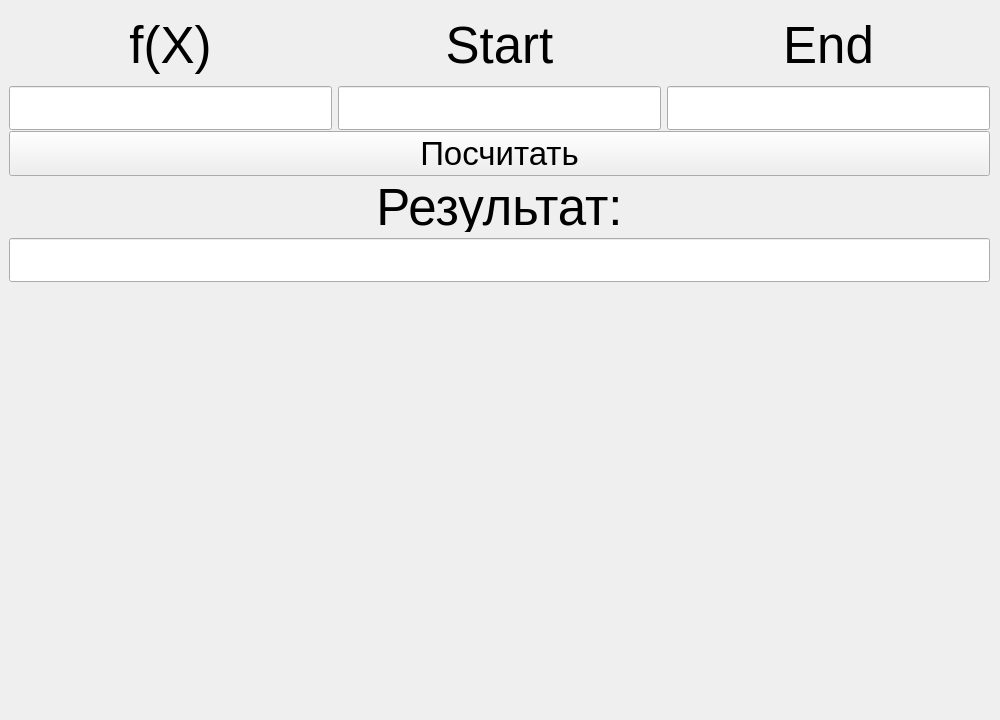
<?xml version="1.0" encoding="UTF-8"?>
<ui version="4.0">
 <class>MyWindow</class>
 <widget class="QMainWindow" name="MyWindow">
  <property name="enabled">
   <bool>true</bool>
  </property>
  <property name="geometry">
   <rect>
    <x>0</x>
    <y>0</y>
    <width>1000</width>
    <height>720</height>
   </rect>
  </property>
  <property name="minimumSize">
   <size>
    <width>1000</width>
    <height>720</height>
   </size>
  </property>
  <property name="maximumSize">
   <size>
    <width>1000</width>
    <height>720</height>
   </size>
  </property>
  <property name="windowTitle">
   <string>MyWindow</string>
  </property>
  <widget class="QWidget" name="centralwidget">
   <widget class="QWidget" name="verticalLayoutWidget">
    <property name="geometry">
     <rect>
      <x>10</x>
      <y>290</y>
      <width>981</width>
      <height>351</height>
     </rect>
    </property>
    <layout class="QVBoxLayout" name="plot_layout"/>
   </widget>
   <widget class="QWidget" name="gridLayoutWidget">
    <property name="geometry">
     <rect>
      <x>9</x>
      <y>9</y>
      <width>981</width>
      <height>121</height>
     </rect>
    </property>
    <layout class="QGridLayout" name="gridLayout">
     <item row="1" column="1">
      <widget class="QLineEdit" name="start_input">
       <property name="font">
        <font>
         <pointsize>24</pointsize>
        </font>
       </property>
      </widget>
     </item>
     <item row="1" column="0">
      <widget class="QLineEdit" name="f_input">
       <property name="font">
        <font>
         <pointsize>24</pointsize>
        </font>
       </property>
      </widget>
     </item>
     <item row="0" column="1">
      <widget class="QLabel" name="label_2">
       <property name="font">
        <font>
         <pointsize>38</pointsize>
        </font>
       </property>
       <property name="text">
        <string>Start</string>
       </property>
       <property name="alignment">
        <set>Qt::AlignCenter</set>
       </property>
      </widget>
     </item>
     <item row="0" column="2">
      <widget class="QLabel" name="label_3">
       <property name="font">
        <font>
         <pointsize>38</pointsize>
        </font>
       </property>
       <property name="text">
        <string>End</string>
       </property>
       <property name="alignment">
        <set>Qt::AlignCenter</set>
       </property>
      </widget>
     </item>
     <item row="1" column="2">
      <widget class="QLineEdit" name="end_input">
       <property name="font">
        <font>
         <pointsize>24</pointsize>
        </font>
       </property>
      </widget>
     </item>
     <item row="0" column="0">
      <widget class="QLabel" name="label">
       <property name="font">
        <font>
         <pointsize>38</pointsize>
        </font>
       </property>
       <property name="text">
        <string>f(X)</string>
       </property>
       <property name="alignment">
        <set>Qt::AlignCenter</set>
       </property>
      </widget>
     </item>
    </layout>
   </widget>
   <widget class="QWidget" name="verticalLayoutWidget_2">
    <property name="geometry">
     <rect>
      <x>9</x>
      <y>131</y>
      <width>981</width>
      <height>151</height>
     </rect>
    </property>
    <layout class="QVBoxLayout" name="verticalLayout">
     <item>
      <widget class="QPushButton" name="start_btn">
       <property name="font">
        <font>
         <pointsize>25</pointsize>
        </font>
       </property>
       <property name="text">
        <string>Посчитать</string>
       </property>
      </widget>
     </item>
     <item>
      <widget class="QLabel" name="label_4">
       <property name="font">
        <font>
         <pointsize>38</pointsize>
        </font>
       </property>
       <property name="text">
        <string>Результат:</string>
       </property>
       <property name="alignment">
        <set>Qt::AlignCenter</set>
       </property>
      </widget>
     </item>
     <item>
      <widget class="QLineEdit" name="result_output">
       <property name="font">
        <font>
         <pointsize>24</pointsize>
        </font>
       </property>
       <property name="readOnly">
        <bool>true</bool>
       </property>
      </widget>
     </item>
    </layout>
   </widget>
  </widget>
  <widget class="QMenuBar" name="menubar">
   <property name="geometry">
    <rect>
     <x>0</x>
     <y>0</y>
     <width>1000</width>
     <height>37</height>
    </rect>
   </property>
  </widget>
 </widget>
 <resources/>
 <connections/>
</ui>
